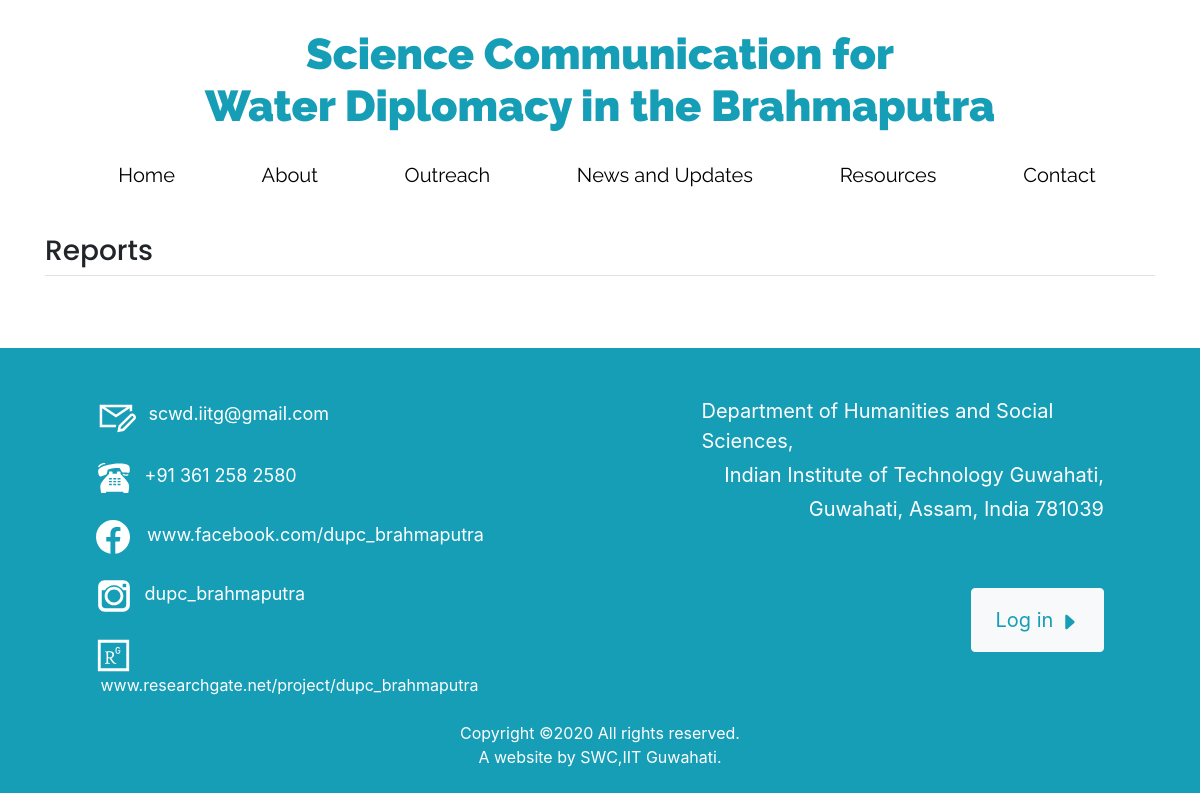
The page /reports/ on the database as committed earlier.
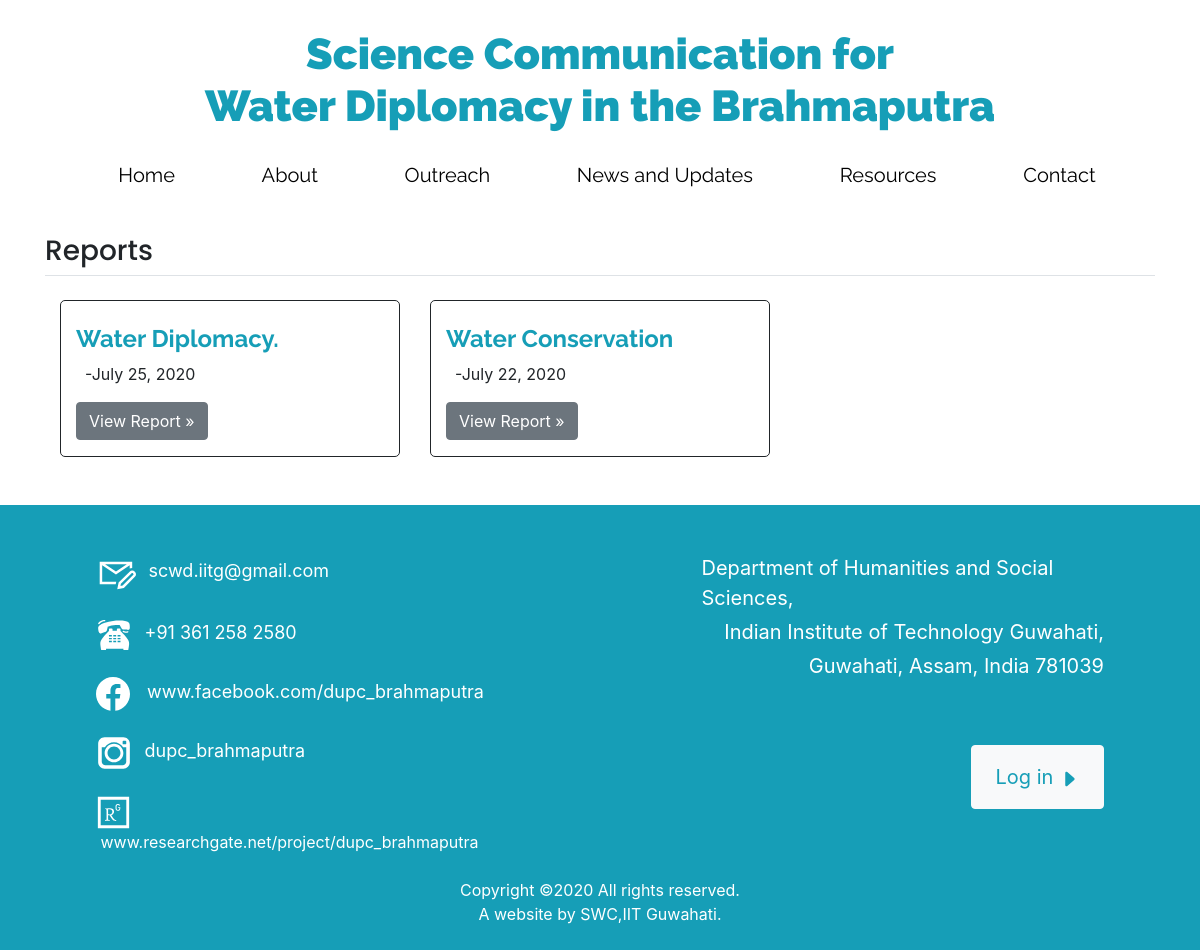
The same page on the database as committed later.
### reports/models.py (models this page shows, shortened)
class Report(models.Model):
    title = models.CharField(max_length=500)
    date = models.IntegerField(default=12)
    month = models.CharField(max_length=50,default="june")
    year = models.IntegerField(default=2020)
    file = models.FileField(upload_to ='files/')

### reports/views.py (the view)
# urls.py: path('reports/',include('reports.urls',namespace='reports')),
def reports(request):
    rp = Report.objects
    return render(request,'reports/reports.html',{'rp':rp})

### reports/templates/reports/reports.html (shortened to what this page needs)
{% extends 'base.html' %}
{% block ccd %}
	<div id="marine-content-inner">
		<section id="main-content">
			<div class="container">
				<div class="page-heading style3 wrapper border-bottom">
					<div class="row">
						<div class="col-lg-6 col-md-6 col-sm-6">
							<br><h3>Reports</h3>
						</div>
						<div class="col-lg-6 col-md-6 col-sm-6">
						</div>
					</div>
				</div>
				<div class="container"><br>
				  <main role="main">
            <div class="row">
            {% for report in rp.all%}
              <div class="col-md-4" >
                <div class = "container" style = "border-style:solid; border-radius:5px; border-width:0.5px;">
                <br>
                <h2 style="font-family: 'Raleway'; color:#169EB7;font-size: 150%; font-weight: bolder;">{{report.title}}</h2>
                <p>&nbsp;&nbsp;-{{report.month}}&nbsp;{{report.date}},&nbsp;{{report.year}}&nbsp;</p>
                <p><a class="btn btn-secondary" href="{{report.file.url}}"role="button">View Report &raquo;</a></p>
                </div>
              </div>
              {%endfor%}
            </div>
          </main>
        </div>
			</div>
		</section>
	</div>
{% endblock %}

Rows that differ between the two databases and show on the page:
added Report: title "Water Diplomacy.", month "July", date "25", year "2020"
added Report: title "Water Conservation", month "July", date "22", year "2020"
